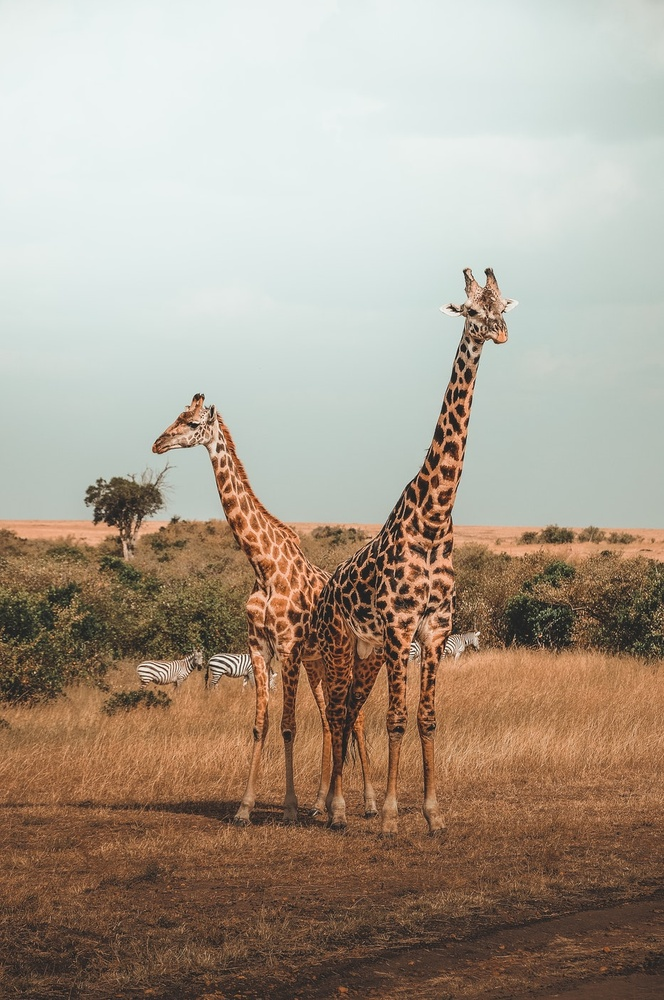
#> input picture notebooks/DATA/giraffes.jpg, 664 x 1000 px, shrunk from 933 x 1405 before the run
$ jupyter execute --allow-errors 07-Image-Processing-Assessment.ipynb   (shell and % lines are left out)   (older library calls are emulated)
#> lines starting #> are read from the running program, lines starting #| are printed output that depends on the picture; after the words box and inside, x2 and y2 are one past the last pixel; in counts of white or black regions, pixels touching at a corner belong together
<a href="https://www.pieriandata.com"></a>
*Copyright Pierian Data Inc.*

# Image Processing Assessment

Complete the tasks in bold below! Feel free to treat this as a code along by skipping this assessment lecture and moving straight to the solutions lecture!

**Some Useful Code is already here for you in the cells below:**

[cell 1]
import cv2
import matplotlib.pyplot as plt
import numpy as np

[cell 2]
def display_img(img,cmap=None):
    fig = plt.figure(figsize=(12,10))
    ax = fig.add_subplot(111)
    ax.imshow(img,cmap)

**TASK: Open and display the giaraffes.jpg image that is located in the DATA folder.**

[cell 3]
giraffe = cv2.imread('../DATA/giraffes.jpg')
#> giraffe is the input picture: shape (1000, 664, 3); mean B, G, R 141.5, 156.7, 170
giraffe = cv2.cvtColor(giraffe, code=cv2.COLOR_BGR2RGB)

display_img(giraffe)

**TASK:Apply a binary threshold onto the image.**

[cell 4]
giraffe_gray = cv2.imread('../DATA/giraffes.jpg', flags=0)
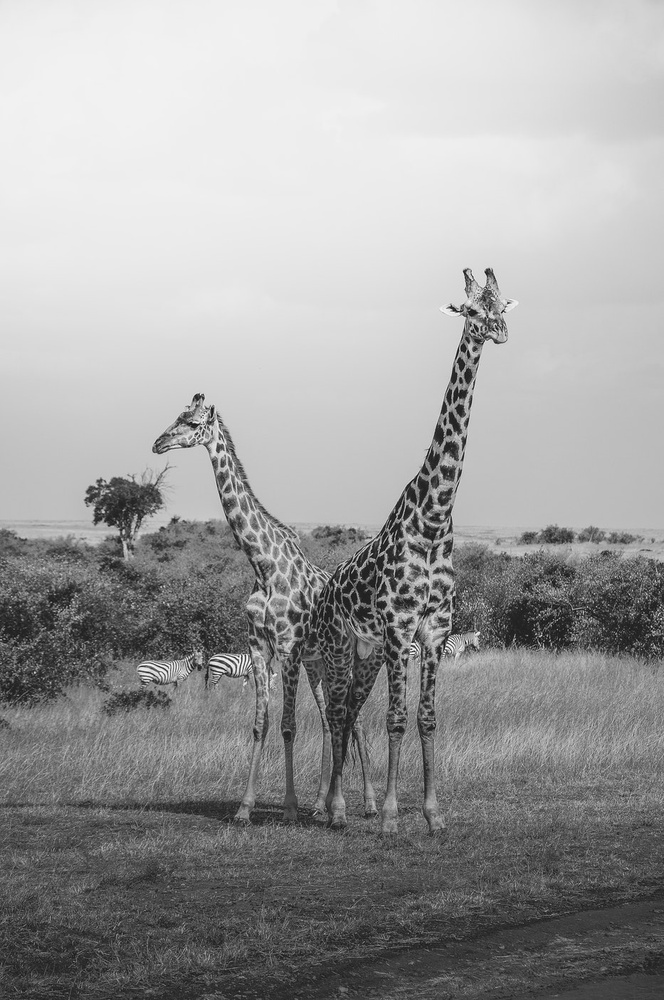
#> giraffe_gray: shape (1000, 664); min 5, max 255, mean 158.9

_, threshold = cv2.threshold(giraffe_gray, thresh=120, maxval=255, type=cv2.THRESH_BINARY)
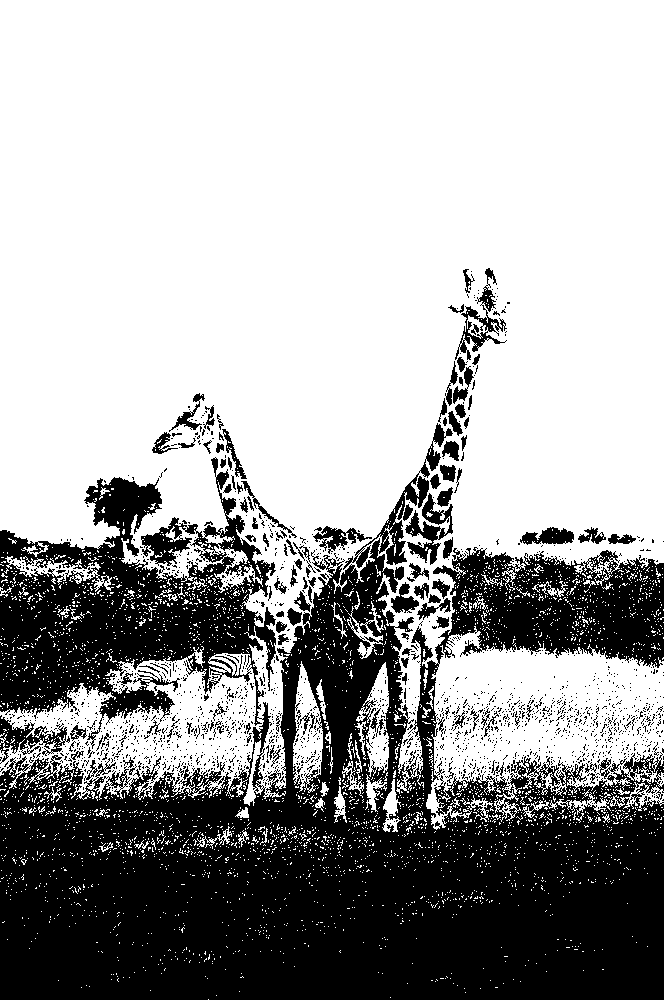
#> threshold: shape (1000, 664); 65.1% white; 1936 black regions (1808 under 20 px), largest, box (x1, y1, x2, y2) and area: (0, 423, 664, 1000) 213381, (405, 493, 453, 565) 1294, (0, 715, 70, 764) 1230

display_img(threshold, 'gray')

**TASK: Open the giaraffes.jpg file from the DATA folder and convert its colorspace to  HSV and display the image.**

[cell 5]
giraffe_hsv = cv2.cvtColor(src=giraffe, code=cv2.COLOR_RGB2HSV)
#> giraffe_hsv: shape (1000, 664, 3); mean H, S, V 45.8, 68.1, 174.8

display_img(giraffe_hsv)

**TASK: Create a low pass filter with a 4 by 4 Kernel filled with values of 1/10 (0.01) and then use 2-D Convolution to blur the giraffer image (displayed in normal RGB)**

[cell 6]
kernel = np.ones((4, 4), dtype=np.float32) / 10
kernel

[cell 7]
giraffe_filtered = cv2.filter2D(src=giraffe, ddepth=cv2.CV_8UC3, kernel=kernel)
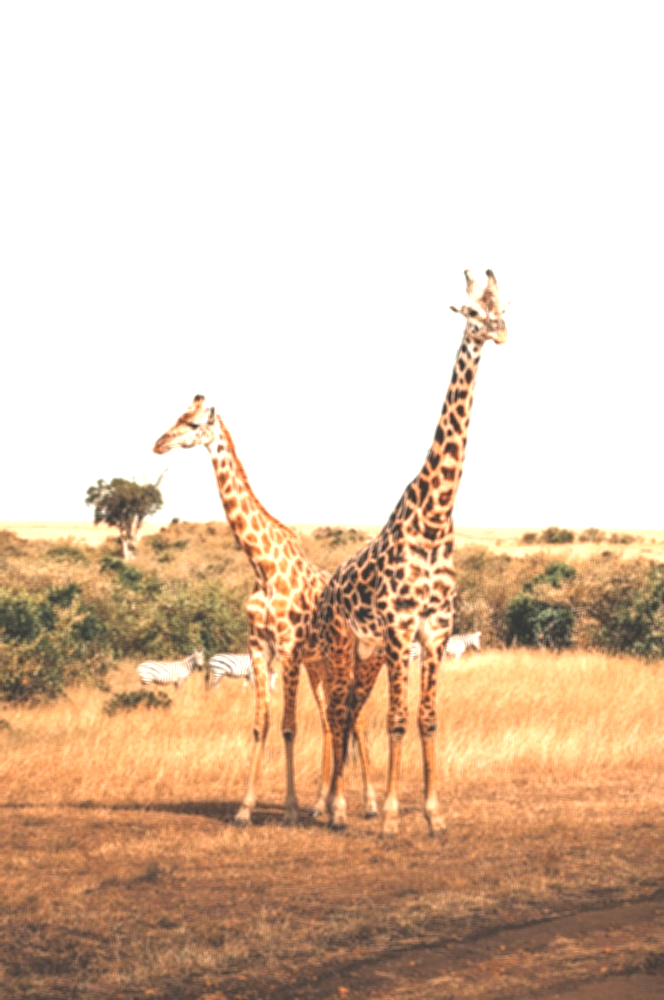
#> giraffe_filtered: shape (1000, 664, 3); mean R, G, B 223.8, 200.3, 179.2

display_img(giraffe_filtered)

**TASK: Create a Horizontal Sobel Filter (sobelx from our lecture) with a kernel size of 5 to the grayscale version of the giaraffes image and then display the resulting gradient filtered version of the image.**

#> (a cell that did not finish here is left out)

#> (a cell that did not finish here is left out)

**TASK: Plot the color histograms for the RED, BLUE, and GREEN channel of the giaraffe image. Pay careful attention to the ordering of the channels.**

[cell 10]
colors = ['r', 'b', 'g']

for i, c in enumerate(colors):
    hist_values = cv2.calcHist(images=[giraffe], channels=[i], mask=None, histSize=[256], ranges=[0, 256])
    plt.plot(hist_values, color=c)

plt.title('HISTOGRAM FOR GIRAFFE')
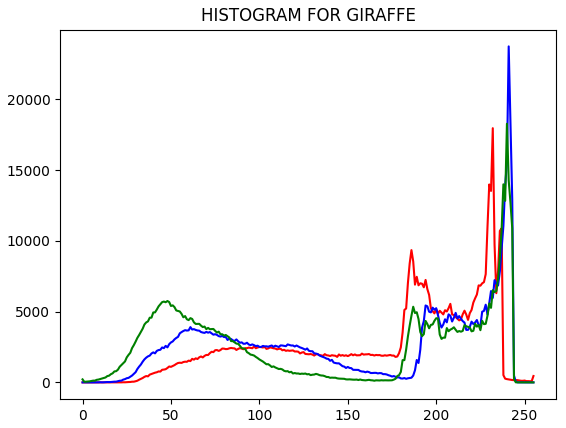
#> figure drawn by matplotlib, 1 panel; curve peaks at x = 232, y = 17962; curve peaks at x = 241, y = 23741; curve peaks at x = 240, y = 18275

[cell 11]
X = np.random.randn(100)
X

[cell 12]
plt.plot(range(100), X)
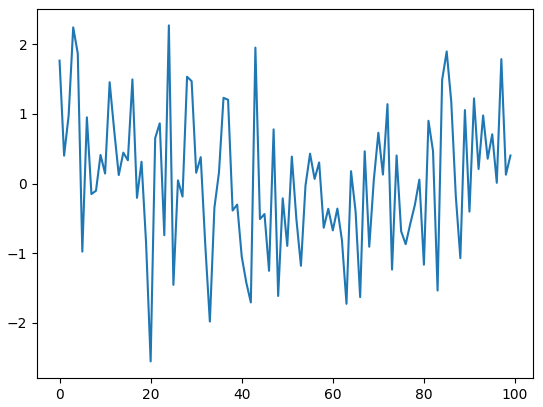
#> figure drawn by matplotlib, 1 panel; curve peaks at x = 24, y = 2.27

$ run again, with notebooks/DATA/Nadia_Murad.jpg copied over notebooks/DATA/giraffes.jpg
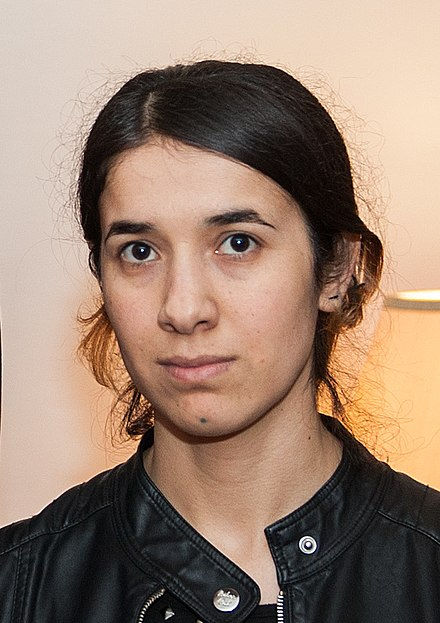
#> input picture notebooks/DATA/Nadia_Murad.jpg, 440 x 623 px
#> giraffe is the input picture: shape (623, 440, 3); mean B, G, R 112.7, 129.2, 153.8
#> `_, threshold = cv2.threshold(giraffe_gray, thresh=120, maxval=255, typ..`:
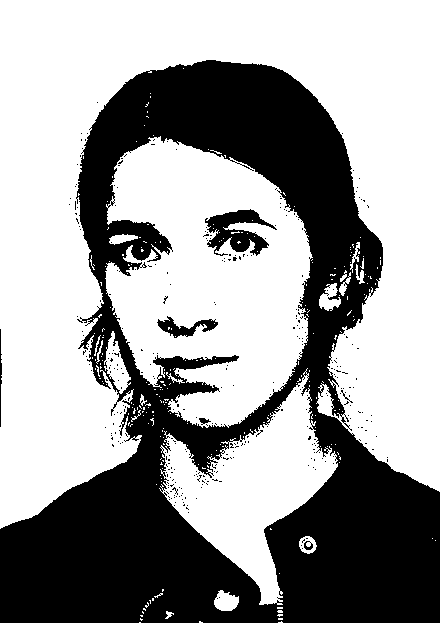
#> threshold: shape (623, 440); 61.6% white; 345 black regions (338 under 20 px), largest, box (x1, y1, x2, y2) and area: (0, 60, 440, 623) 102071, (205, 209, 277, 256) 1631, (157, 316, 218, 338) 545
#> giraffe_hsv: shape (623, 440, 3); mean H, S, V 29, 73.3, 154.7
#> `[cell 10] colors = ['r', 'b', 'g']  for i, c in enumerate(colors): his..`:
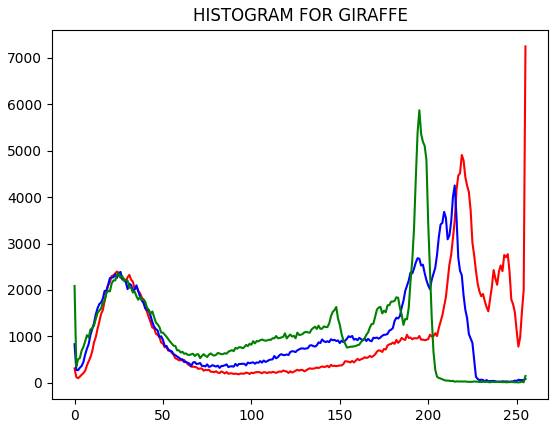
#> figure drawn by matplotlib, 1 panel; curve peaks at x = 255, y = 7247; curve peaks at x = 215, y = 4251; curve peaks at x = 195, y = 5871
